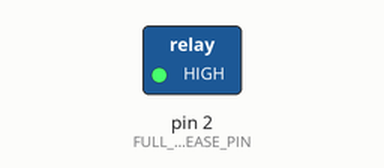
Bench run of a sketch on a simulated Arduino Uno, built with avr-gcc and run on an emulated ATmega328P. Shown: switched loads named in the sketch (green lamp = pin HIGH).

Above: at 0.1 s.
At 1.1 s:
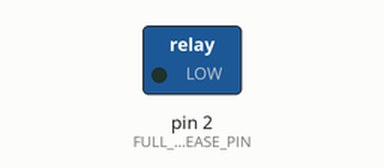
Timing chart, 0 to 2.6 s (numbered marks = the images above):
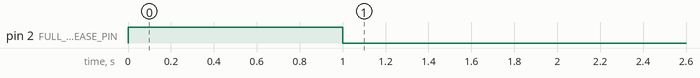

The sketch:

IntervalTimer.ino
```cpp
/*
  IntervalShot
 */

//シャッター全押しを２番に設定
#define FULL_RELEASE_PIN (2)
//インターバルタイムを60秒に設定
#define INTERVAL_TIME (86400000)
//#define INTERVAL_TIME (60000)
//#define INTERVAL_TIME (1080000)
//    60000->60s
//  3600000->60m=1h
// 21600000-> 6h
// 43200000->12h
// 86400000->24h


unsigned long shoot_time;

void setup() {
  pinMode(FULL_RELEASE_PIN, OUTPUT);
  digitalWrite(FULL_RELEASE_PIN,LOW);
  shoot_time = millis() + INTERVAL_TIME;
}

void loop() {
          //全押し（写真撮影）
         digitalWrite(FULL_RELEASE_PIN,HIGH);
         delay(1000);

         //スイッチオフ
         digitalWrite(FULL_RELEASE_PIN,LOW);

         //次の撮影時間を設定　
         delay(INTERVAL_TIME);

         //次の撮影時間を設定
         shoot_time = millis() + INTERVAL_TIME;
}
```

Measured:
- by itself, pin 2 (FULL_RELEASE_PIN): LOW → HIGH at 0.00 s, → LOW 1.0 s later
